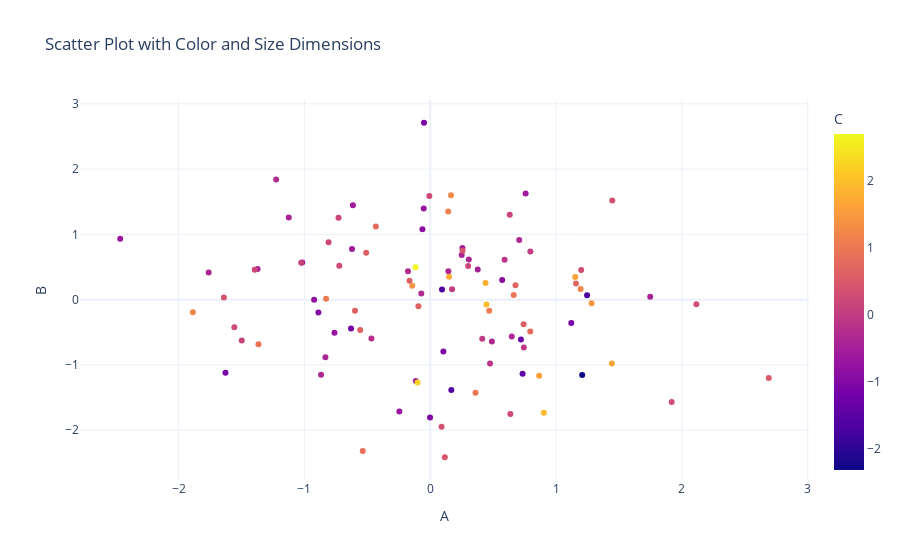

Notebook code for this chart:
### Code cell
fig = px.scatter(df, x='A', y='B', color='C', size_max=15,
                 title='Scatter Plot with Color and Size Dimensions')
fig.show()
